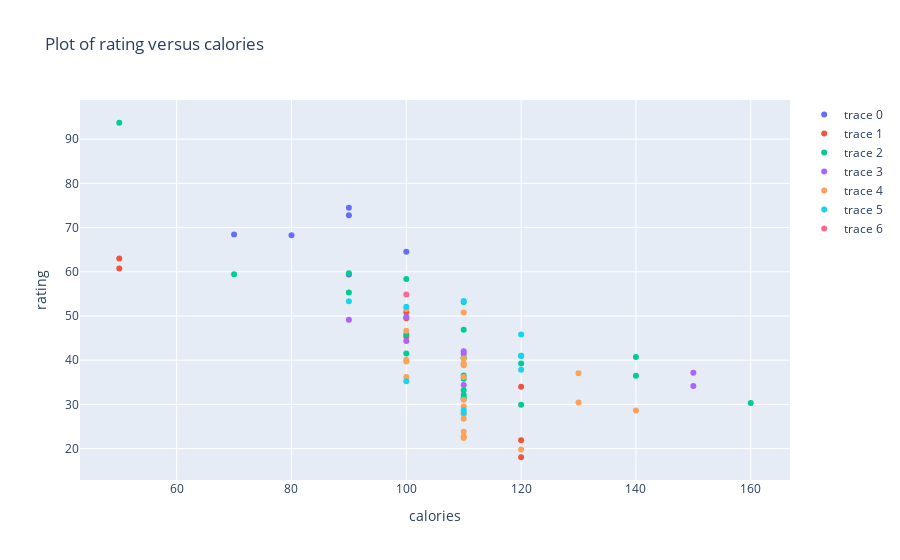

The code cell stored with this chart in its notebook:
### Code cell
# visualize data by Outcome
if diab:
    y_col = 'BMI'
    x_col = 'Glucose'

    full_df = raw_data[[x_col, y_col, 'Outcome']].sort_values(by=x_col)
    plot_data = []
    df = full_df[full_df.Outcome == 0]
    plot_data.append(go.Scatter(x= df[x_col], y= df[y_col] , mode = 'markers'))

    layout = go.Layout(xaxis = dict(title=x_col), yaxis = dict(title= y_col), 
                       title = 'Plot of {} versus {}'.format(y_col, x_col))
    df = full_df[full_df.Outcome == 1]
    plot_data.append(go.Scatter(x= df[x_col], y= df[y_col] , mode = 'markers'))

    layout = go.Layout(xaxis = dict(title=x_col), yaxis = dict(title= y_col), 
                       title = 'Plot of {} versus {}'.format(y_col, x_col))
    fig = go.Figure(data= plot_data, layout=layout)
    plotly.offline.iplot(fig)
    
else: 
    y_col = 'rating'
    x_col = 'calories'
    full_df = raw_data[[x_col, y_col, 'mfr']].sort_values(by=x_col)
    plot_data = []    
    for mf in mfr_set:
        df = full_df[full_df.mfr == mf]
        plot_data.append(go.Scatter(x= df[x_col], y= df[y_col] , mode = 'markers'))

        layout = go.Layout(xaxis = dict(title=x_col), yaxis = dict(title= y_col), 
                           title = 'Plot of {} versus {}'.format(y_col, x_col))
    fig = go.Figure(data= plot_data, layout=layout)
    plotly.offline.iplot(fig)

### Figure 1 — Plotly figure (JSON) as saved in the notebook; plotly's stock layout.template omitted (floating-point values rounded to 4 significant figures)
{"data": [{"mode": "markers", "type": "scatter", "x": [70, 80, 90, 90, 90, 100], "y": [68.4, 68.24, 74.47, 72.8, 59.36, 64.53]}, {"mode": "markers", "type": "scatter", "x": [50, 50, 100, 100, 100, 120, 120, 120], "y": [60.76, 63.01, 50.83, 45.33, 49.51, 33.98, 21.87, 18.04]}, {"mode": "markers", "type": "scatter", "x": [50, 70, 90, 90, 100, 100, 100, 110, 110, 110, 110, 110, 110, 110, 110, 110, 110, 120, 120, 120, 140, 140, 160], "y": [93.7, 59.43, 59.64, 55.33, 41.5, 58.35, 45.86, 40.56, 31.23, 53.13, 36.52, 33.17, 35.78, 40.45, 46.9, 32.21, 31.44, 39.26, 29.92, 41.02, 40.69, 36.47, 30.31]}, {"mode": "markers", "type": "scatter", "x": [90, 100, 100, 110, 110, 110, 150, 150], "y": [49.12, 49.79, 44.33, 42.0, 34.38, 41.45, 37.14, 34.14]}, {"mode": "markers", "type": "scatter", "x": [100, 100, 100, 100, 100, 110, 110, 110, 110, 110, 110, 110, 110, 110, 110, 110, 110, 110, 120, 130, 130, 140], "y": [40.11, 51.59, 36.18, 39.7, 46.66, 39.11, 27.75, 39.24, 38.84, 26.73, 29.51, 50.76, 40.4, 22.74, 22.4, 36.19, 31.07, 23.8, 19.82, 37.04, 30.45, 28.59]}, {"mode": "markers", "type": "scatter", "x": [90, 100, 100, 110, 110, 110, 120, 120, 120], "y": [53.31, 52.08, 35.25, 28.74, 28.03, 53.37, 40.92, 45.81, 37.84]}, {"mode": "markers", "type": "scatter", "x": [100], "y": [54.85]}], "layout": {"title": {"text": "Plot of rating versus calories"}, "xaxis": {"title": {"text": "calories"}}, "yaxis": {"title": {"text": "rating"}}}}
